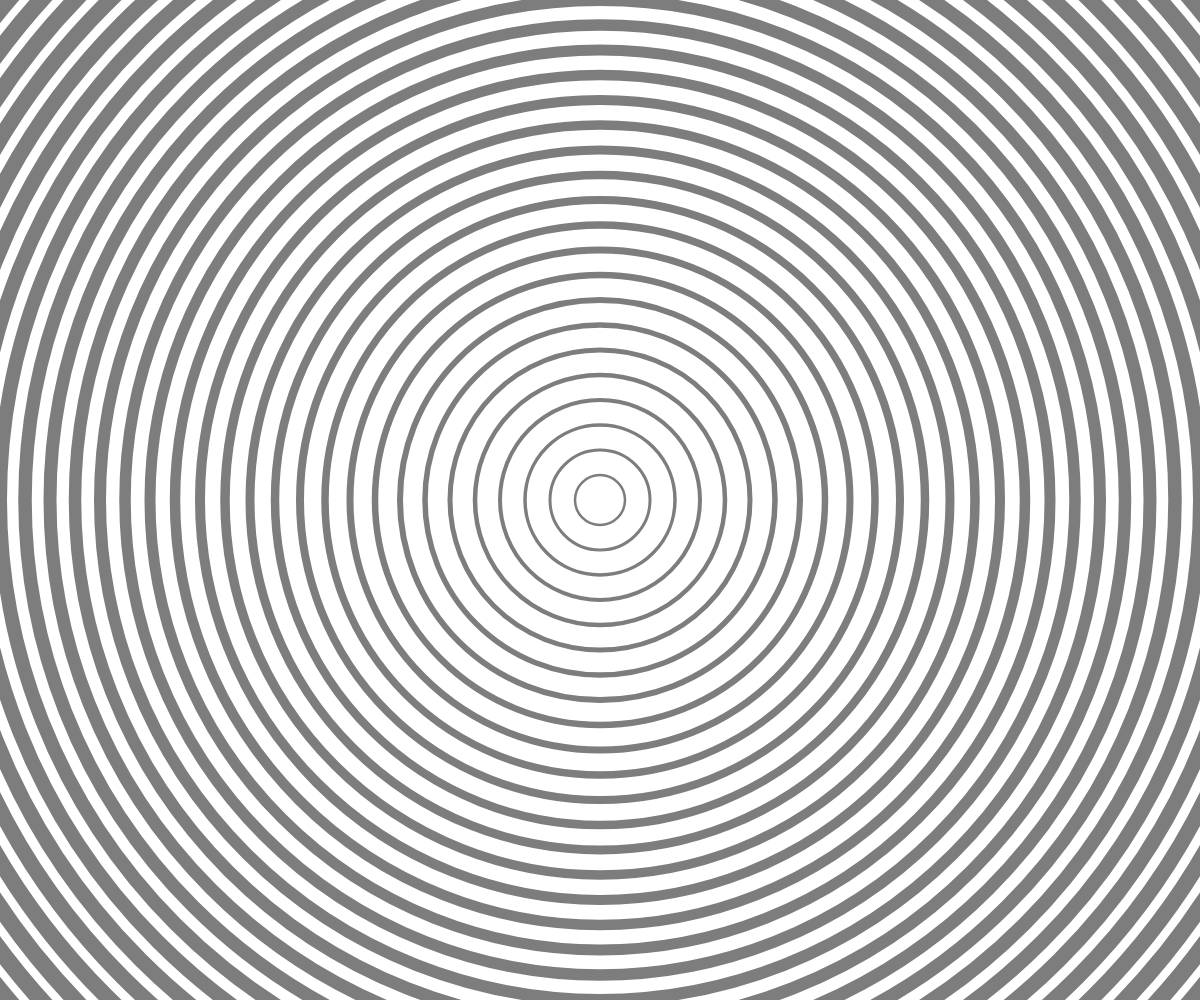
Frame 1 (no input)
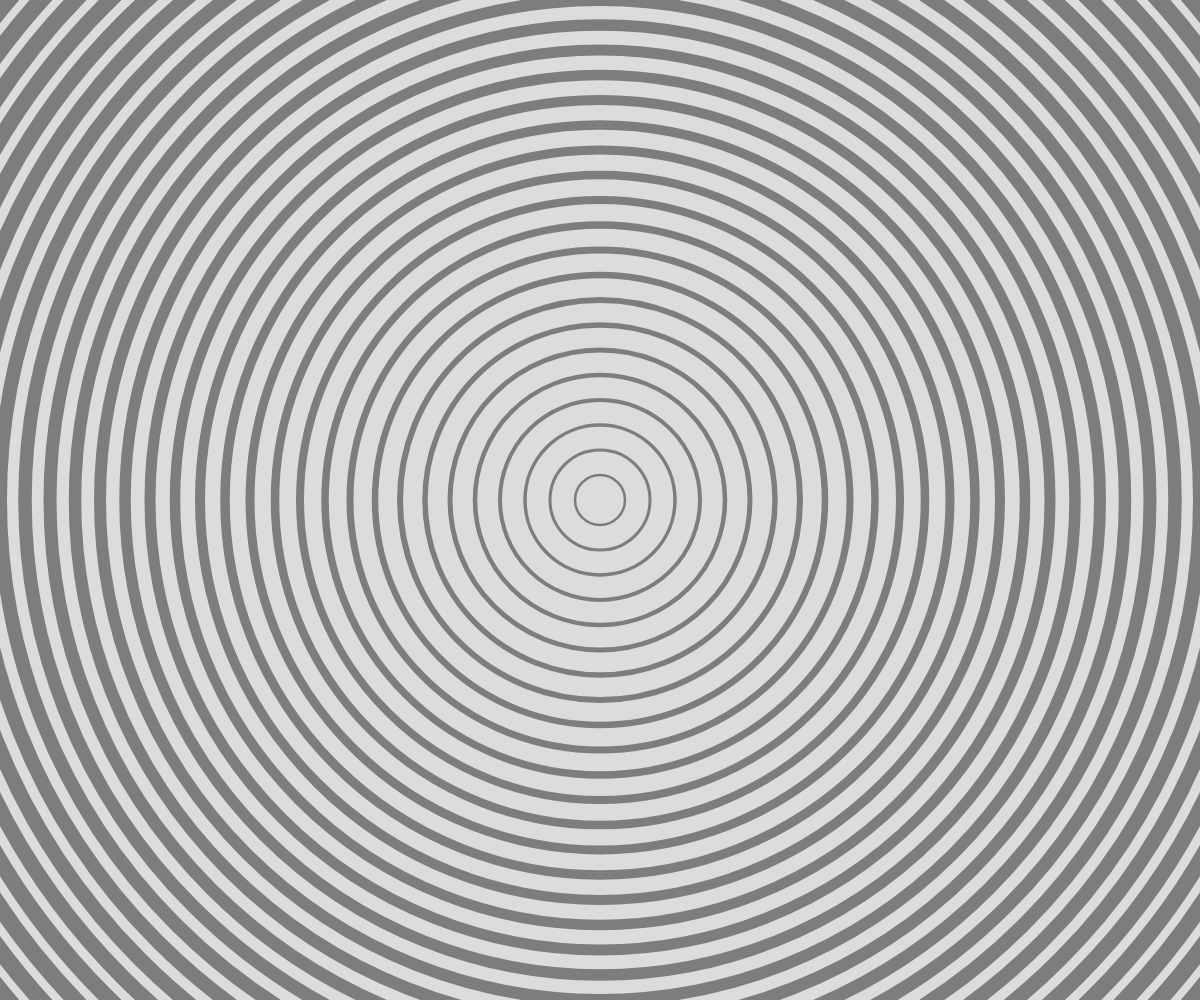
Frame 60 (no input)
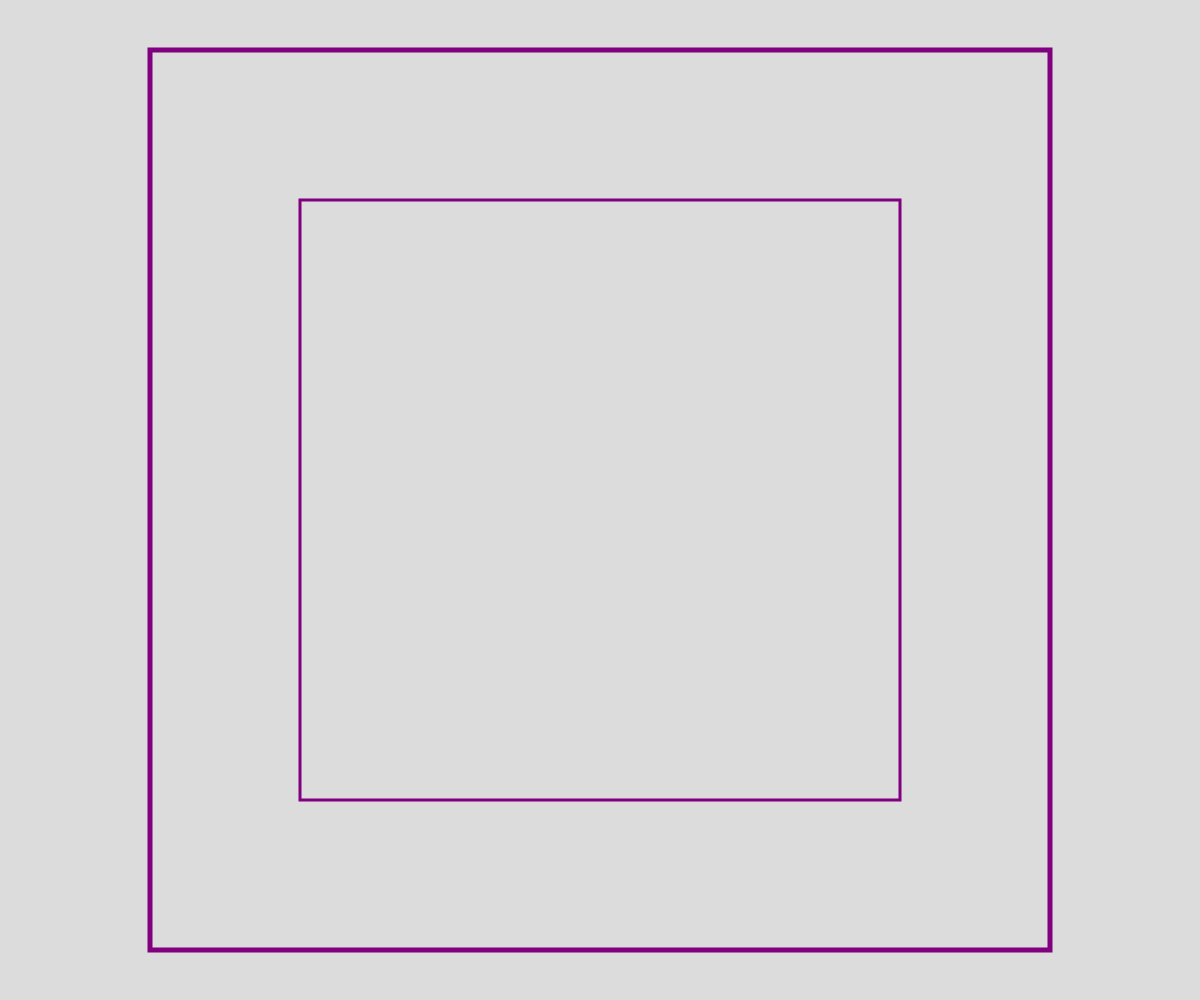
Frame 120 (the mouse pressed at the canvas centre since frame 60)

The p5.js sketch that drew these frames (run headless with seeded random() and noise() and a simulated clock; from frame 60 on, the mouse is pressed at the canvas centre):

// p5.js sketch
// ── sketch.js
// Optical Illusions - Loops - Two

let isCircles = true;

async function setup() {
  createCanvas(windowWidth, windowHeight);
}

function draw() {
  background(220);
  if (isCircles) {
    growingCircles();
  }
  purpleSquares();
}

function mousePressed() {
  isCircles = !isCircles;
}

function purpleSquares() {
  rectMode(CENTER);
  stroke("purple");
  noFill();
  strokeWeight(3);
  rect(width/2, height/2, mouseX);

  strokeWeight(5);
  rect(width/2, height/2, mouseX * 1.5);

  strokeWeight(8);
  rect(width/2, height/2, mouseX *2.5);
}

function growingCircles() {
  let theWeight = 20;
  for (let r = width * 1.5; r > 0; r -= 50) {
    stroke(125);
    strokeWeight(theWeight);
    circle(width/2, height/2, r);
    theWeight -= 0.5;
  }
}
